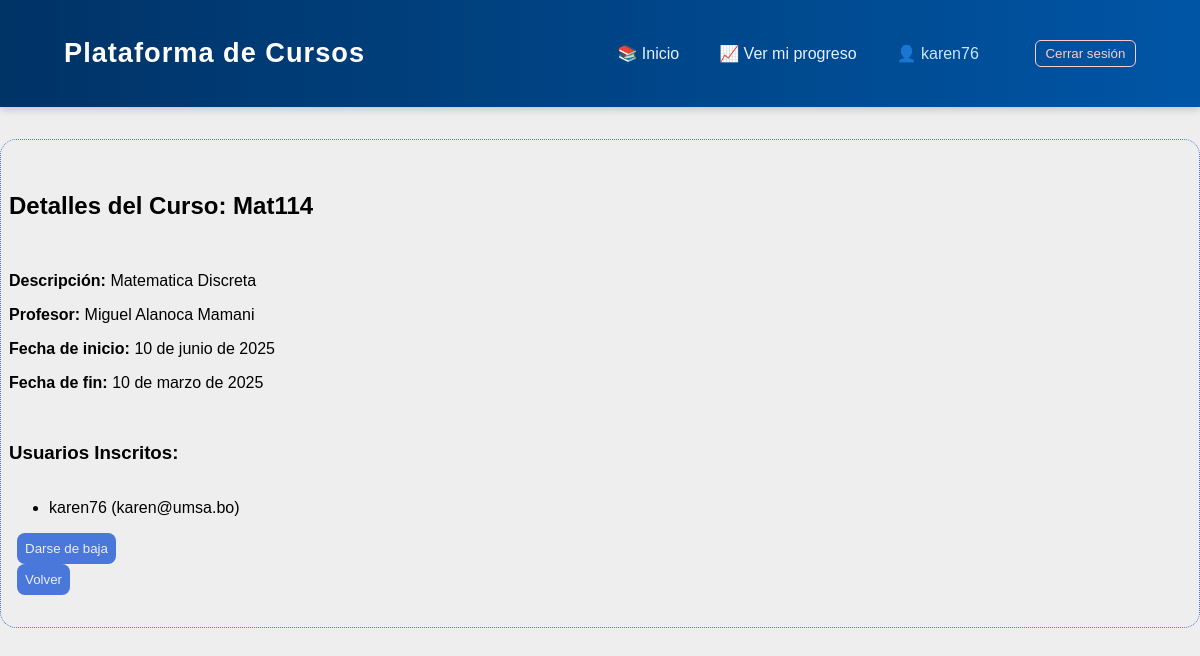
Page /curso/1/ (signed in) on the earlier database version.
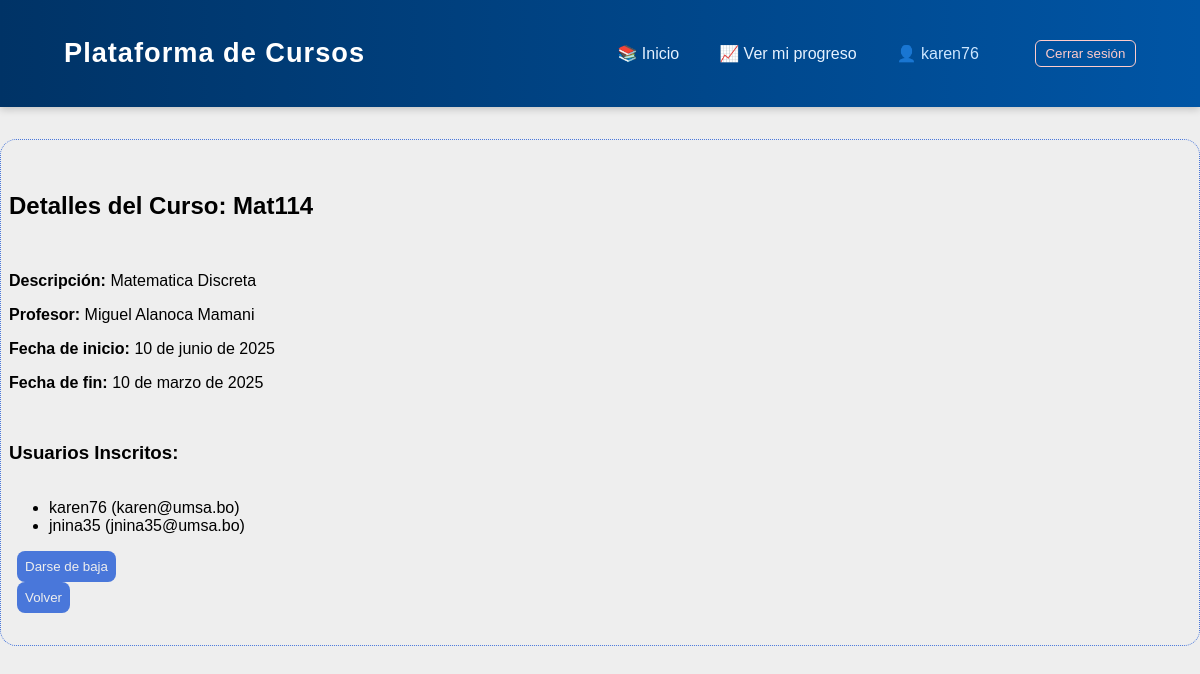
Same page on the later database version.
### cursos/models.py (models this page shows, shortened)
class Curso(models.Model):
    titulo = models.CharField(max_length=200)
    descripcion = models.TextField()
    fecha_inicio = models.DateField()
    fecha_fin = models.DateField()
    profesor = models.ForeignKey(Profesor, on_delete=models.CASCADE)

class Profesor(models.Model):
    user = models.OneToOneField(User, on_delete=models.CASCADE) #Relacion de usuario para que el maestro tenga una sesion igual al estudiante
    nombre = models.CharField(max_length=100)
    email = models.EmailField(unique=True)
    especialidad = models.CharField(max_length=100)

class Inscripcion(models.Model):
    user = models.ForeignKey(User, on_delete=models.CASCADE, null=True, blank=True)
    nombre_estudiante = models.CharField(max_length=100)
    email_estudiante = models.EmailField()
    fecha_inscripcion = models.DateField(auto_now_add=True)
    curso = models.ForeignKey(Curso, on_delete=models.CASCADE)

### cursos/views.py (the view)
# urls.py: path("curso/<int:curso_id>/", views.detalle_curso, name="detalle_curso"),
@login_required
def detalle_curso(request, curso_id):
    curso = get_object_or_404(Curso, id=curso_id)
    inscripciones = Inscripcion.objects.filter(curso=curso)
    es_profesor = hasattr(request.user, 'profesor')
    esta_inscrito = Inscripcion.objects.filter(user=request.user, curso=curso).exists() if request.user.is_authenticated else False
    return render(request, 'cursos/detalle_Cursos.html', {
        'curso': curso,
        'inscripciones': inscripciones,
        'es_profesor': es_profesor,
        'esta_inscrito': esta_inscrito
    })

### cursos/templates/cursos/detalle_Cursos.html (shortened to what this page needs)
{% extends 'cursos/base.html' %}
{% block content %}
    <h2>Detalles del Curso: {{ curso.titulo }}</h2>
    <div class="detalle">
        <p><strong>Descripción:</strong> {{ curso.descripcion }}</p>
        <p><strong>Profesor:</strong> {{ curso.profesor.nombre }}</p>
        <p><strong>Fecha de inicio:</strong> {{ curso.fecha_inicio }}</p>
        <p><strong>Fecha de fin:</strong> {{ curso.fecha_fin }}</p>
    </div>
    <h3>Usuarios Inscritos:</h3>
    <ul>
        {% for inscripcion in inscripciones %}
            <li>
                {% if inscripcion.user %}
                    {{ inscripcion.user.username }} ({{ inscripcion.email_estudiante }})
                {% else %}
                    {{ inscripcion.nombre_estudiante }} ({{ inscripcion.email_estudiante }})
                {% endif %}
            </li>
        {% empty %}
            <li>No hay usuarios inscritos.</li>
        {% endfor %}
    </ul>
    {% if user.is_authenticated and not es_profesor %}
        {% if not esta_inscrito %}
            <form method="post" action="{% url 'inscribirse_curso' curso.id %}">
                {% csrf_token %}
                <button type="submit">Inscribirse</button>
            </form>
        {% else %}
            <a href="{% url 'darse_de_baja_curso' curso.id %}"><button>Darse de baja</button></a>
        {% endif %}
    {% else %}
        {% if not user.is_authenticated %}
            <p>Debes <a href="{% url 'login' %}">iniciar sesión</a> para inscribirte.</p>
        {% endif %}
    {% endif %}
    {% if es_profesor %}
        <a href="{% url 'dashboard' %}"><button>Volver</button></a>
    {% else %}
        <a href="{% url 'lista_cursos' %}"><button>Volver</button></a>
    {% endif %}
{% endblock %}

### cursos/templates/cursos/base.html (shortened to what this page needs)
<!DOCTYPE html>
<html lang="en">
  <head>
    {% load static %}
    <link rel="stylesheet" href="{% static 'css/estilos_generales.css' %}">
    <link rel="stylesheet" href="{% static 'css/estilos_barraNavegacion.css' %}">
    <link rel="stylesheet" href="{% static 'css/estilos_perfil_usuario.css' %}">
    <link rel="stylesheet" href="{% static 'css/estilos_login.css' %}">
    <link rel="stylesheet" href="{% static 'css/estilos_panelProfesor.css' %}">
  </head>
  <body>
    <header class="navbar">
      <div class="navbar-container">
        <h1 class="logo">Plataforma de Cursos</h1>
        <nav class="nav-links">
          <a href=" {% if user.is_authenticated and user.profesor %}
                      {% url 'dashboard' %}{% else %}{% url 'lista_cursos' %}
                    {% endif %}">
            📚 Inicio
          </a>
          {% if user.is_authenticated and not user.profesor %}
            <a href="{% url 'progreso_estudiante' %}">📈 Ver mi progreso</a>
          {% endif %}
          {% if user.is_authenticated %}
            <a href="{% url 'perfil_usuario' %}">
              <span class="welcome-text">👤 {{ user.username }}</span>
            </a>
            <form action="{% url 'logout' %}" method="post" class="logout-form">
              <button type="submit">Cerrar sesión</button>
            </form>
          {% else %}
            <a href="{% url 'login' %}">Iniciar sesión</a>
          {% endif %}
        </nav>
      </div>
    </header>
    <div class="contenido">
      {% block content %}{% endblock %}
    </div>
  </body>
</html>

### static/css/estilos_generales.css (style rules this page uses)
:root { --color-primario: #eeeeee; --color-secundario:#4977da; --color-tablas:#224bbe; --color-hoverbtn:#5cb6ee; }
* { text-decoration: none; }
body { font-family: 'Gill Sans', 'Gill Sans MT', Calibri, 'Trebuchet MS', sans-serif; margin: 0px; height: 100vh; width: auto; padding: 0px; background-color: var(--color-primario); }
button { transition: all 0.3s ease; border-radius: 8px; border: 0px; background-color: var(--color-secundario); color: var(--color-primario); padding: 0.5rem; margin-left:0.5rem; }
.contenido { border: 1px dotted var(--color-secundario); margin: 0px; display: flex; flex-direction: column; justify-content: center; padding: 2rem 0.5rem; border-radius: 1rem; }
.detalle { margin: 1rem 0; }
form { display: flex; flex-direction: column; gap: 1rem; max-width: 500px; margin: auto; }
.navbar { background: linear-gradient(90deg, #003366, #0055a5); color: white; padding: 1.2rem 2rem; box-shadow: 0 2px 8px rgba(0, 0, 0, 0.2); margin-bottom: 2rem; position: sticky; top: 0; z-index: 1000; }
.navbar-container { display: flex; justify-content: space-between; align-items: center; padding: 0 2rem; }
.logo { font-size: 1.7rem; font-weight: 600; letter-spacing: 1px; }
.nav-links { display: flex; align-items: center; gap: 1.5rem; }
.nav-links a { color: #e6f2ff; text-decoration: none; font-weight: 500; font-size: 1rem; padding: 0.3rem 0.5rem; border-radius: 6px; transition: background 0.3s ease; }
.welcome-text { color: #cce6ff; margin-right: 1rem; }
.logout-form { display: inline; }
.logout-form button { background-color: transparent; border: 1px solid #ffcccb; color: #ffcccb; padding: 0.3rem 0.6rem; border-radius: 6px; cursor: pointer; font-weight: 500; transition: all 0.3s ease; }

Differences in the rows shown:
added Inscripcion: user.username "jnina35", email_estudiante "jnina35@umsa.bo"
